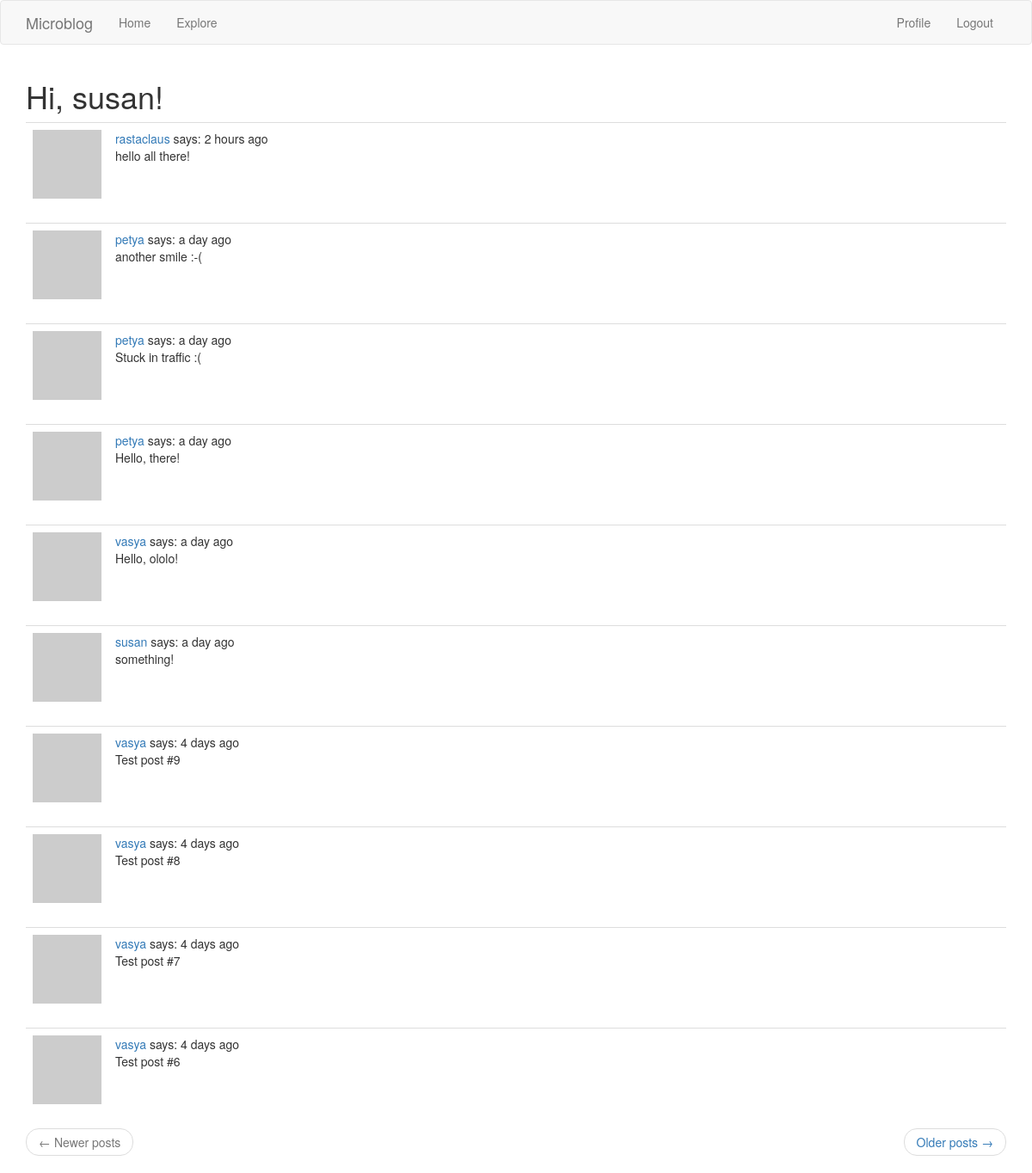
Page /explore (signed in) on the committed database.
### app/models.py (models this page shows, shortened)
class User(UserMixin, db.Model):
    id = db.Column(db.Integer, primary_key=True)
    username = db.Column(db.String(64), index=True, unique=True)
    email = db.Column(db.String(120), index=True, unique=True)
    password_hash = db.Column(db.String(128))
    posts = db.relationship('Post', backref='author', lazy='dynamic')
    about_me = db.Column(db.String(140))
    last_seen = db.Column(db.DateTime, default=datetime.utcnow)
    followed = db.relationship(
        'User', secondary='followers',
        primaryjoin=(followers.c.follower_id == id),
        secondaryjoin=(followers.c.followed_id == id),
        backref=db.backref('followers', lazy='dynamic'), lazy='dynamic')
    def avatar(self, size):
        digest = md5(self.email.lower().encode('utf-8')).hexdigest()
        return f'https://www.gravatar.com/avatar/{digest}?d=identicon&s={size}'

class Post(db.Model):
    id = db.Column(db.Integer, primary_key=True)
    body = db.Column(db.String(140))
    timestamp = db.Column(db.DateTime, index=True, default=datetime.utcnow)
    user_id = db.Column(db.Integer, db.ForeignKey('user.id'))

### app/routes.py (the view)
@app.route('/explore')
@login_required
def explore():
    page = request.args.get('page', 1, type=int)
    posts = Post.query.order_by(Post.timestamp.desc()).paginate(
        page, app.config['POSTS_PER_PAGE'], False)
    next_url = url_for('explore', page=posts.next_num) \
        if posts.has_next else None
    prev_url = url_for('explore', page=posts.prev_num) \
        if posts.has_prev else None
    context = {
        'posts': posts.items,
        'title': 'Explore',
        'next_url': next_url,
        'prev_url': prev_url}
    return render_template('index.html', **context)

### app/models.py (called while the page is built)
@login.user_loader
def load_user(id):
    return User.query.get(int(id))

### app/routes.py (called while the page is built)
@app.before_request
def before_request():
    if current_user.is_authenticated:
        current_user.last_seen = datetime.utcnow()
        db.session.commit()

### app/templates/index.html (shortened to what this page needs)
{% extends "base.html" %}
{% import 'bootstrap/wtf.html' as wtf %}
{% block app_content %}
    <h1>Hi, {{ current_user.username }}!</h1>
    {% for post in posts %}
        {% include '_post.html' %}
    {% endfor %}
    <nav aria-label="...">
        <ul class="pager">
            <li class="previous{% if not prev_url %} disabled{% endif %}">
                <a href="{{ prev_url or '#' }}">
                    <span aria-hidden="true">&larr;</span> Newer posts
                </a>
            </li>
            <li class="next{% if not next_url %} disabled{% endif %}">
                <a href="{{ next_url or '#' }}">
                    Older posts <span aria-hidden="true">&rarr;</span>
                </a>
            </li>
        </ul>
    </nav>
{% endblock %}

### app/templates/_post.html
    <table class="table table-hover">
        <tr>
            <td width="70px">
                <a href="{{ url_for('user', username=post.author.username) }}">
                    <img src="{{ post.author.avatar(70) }}" />
                </a>
            </td>
            <td>
                <a href="{{ url_for('user', username=post.author.username) }}">
                    {{ post.author.username }}
                </a>
                says: {{ moment(post.timestamp).fromNow() }}
                <br>
                {{ post.body }}
            </td>
        </tr>
    </table>

### rows in the picture
User: username "susan"
Post: author.username "rastaclaus", timestamp "2 hours ago", body "hello all there!"
Post: author.username "petya", timestamp "a day ago", body "another smile :-("
Post: author.username "petya", timestamp "a day ago", body "Stuck in traffic :("
Post: author.username "petya", timestamp "a day ago", body "Hello, there!"
Post: author.username "vasya", timestamp "a day ago", body "Hello, ololo!"
Post: author.username "susan", timestamp "a day ago", body "something!"
Post: author.username "vasya", timestamp "4 days ago", body "Test post #9"
Post: author.username "vasya", timestamp "4 days ago", body "Test post #8"
Post: author.username "vasya", timestamp "4 days ago", body "Test post #7"
Post: author.username "vasya", timestamp "4 days ago", body "Test post #6"
